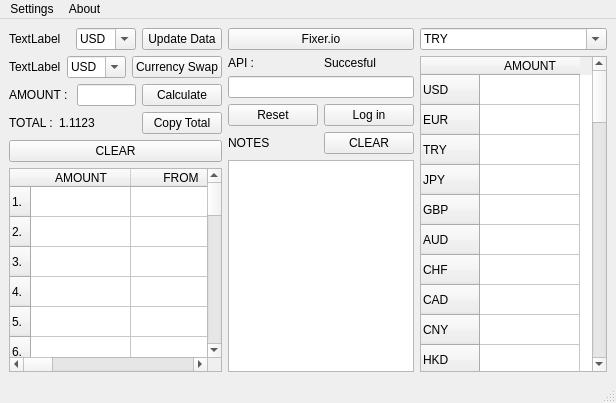
<?xml version="1.0" encoding="UTF-8"?>
<ui version="4.0">
 <class>MainWindow</class>
 <widget class="QMainWindow" name="MainWindow">
  <property name="geometry">
   <rect>
    <x>0</x>
    <y>0</y>
    <width>616</width>
    <height>403</height>
   </rect>
  </property>
  <property name="windowTitle">
   <string>MainWindow</string>
  </property>
  <widget class="QWidget" name="centralwidget">
   <layout class="QHBoxLayout" name="horizontalLayout_9">
    <item>
     <layout class="QHBoxLayout" name="horizontalLayout_6">
      <item>
       <layout class="QVBoxLayout" name="verticalLayout_3">
        <item>
         <layout class="QHBoxLayout" name="horizontalLayout">
          <item>
           <widget class="QLabel" name="label">
            <property name="text">
             <string>TextLabel</string>
            </property>
           </widget>
          </item>
          <item>
           <widget class="QComboBox" name="comboBox_4">
            <property name="styleSheet">
             <string notr="true">QComboBox QAbstractItemView {
    max-height: 300px; /* Açılır listenin yüksekliğini sınırlayın */
    width: 300px;      /* Genişliği ayarlayın (isteğe bağlı) */
}
</string>
            </property>
            <property name="editable">
             <bool>true</bool>
            </property>
            <property name="maxVisibleItems">
             <number>5</number>
            </property>
            <item>
             <property name="text">
              <string>USD</string>
             </property>
            </item>
            <item>
             <property name="text">
              <string>EUR</string>
             </property>
            </item>
            <item>
             <property name="text">
              <string>JPY</string>
             </property>
            </item>
            <item>
             <property name="text">
              <string>GBP</string>
             </property>
            </item>
            <item>
             <property name="text">
              <string>AUD</string>
             </property>
            </item>
            <item>
             <property name="text">
              <string>CAD</string>
             </property>
            </item>
            <item>
             <property name="text">
              <string>CHF</string>
             </property>
            </item>
            <item>
             <property name="text">
              <string>CNY</string>
             </property>
            </item>
            <item>
             <property name="text">
              <string>HKD</string>
             </property>
            </item>
            <item>
             <property name="text">
              <string>NZD</string>
             </property>
            </item>
            <item>
             <property name="text">
              <string>SEK</string>
             </property>
            </item>
            <item>
             <property name="text">
              <string>KRW</string>
             </property>
            </item>
            <item>
             <property name="text">
              <string>SGD</string>
             </property>
            </item>
            <item>
             <property name="text">
              <string>NOK</string>
             </property>
            </item>
            <item>
             <property name="text">
              <string>MXN</string>
             </property>
            </item>
            <item>
             <property name="text">
              <string>INR</string>
             </property>
            </item>
            <item>
             <property name="text">
              <string>RUB</string>
             </property>
            </item>
            <item>
             <property name="text">
              <string>ZAR</string>
             </property>
            </item>
            <item>
             <property name="text">
              <string>TRY</string>
             </property>
            </item>
            <item>
             <property name="text">
              <string>BRL</string>
             </property>
            </item>
            <item>
             <property name="text">
              <string>TWD</string>
             </property>
            </item>
            <item>
             <property name="text">
              <string>DKK</string>
             </property>
            </item>
            <item>
             <property name="text">
              <string>PLN</string>
             </property>
            </item>
            <item>
             <property name="text">
              <string>THB</string>
             </property>
            </item>
            <item>
             <property name="text">
              <string>IDR</string>
             </property>
            </item>
            <item>
             <property name="text">
              <string>HUF</string>
             </property>
            </item>
            <item>
             <property name="text">
              <string>CZK</string>
             </property>
            </item>
            <item>
             <property name="text">
              <string>ILS</string>
             </property>
            </item>
            <item>
             <property name="text">
              <string>CLP</string>
             </property>
            </item>
            <item>
             <property name="text">
              <string>PHP</string>
             </property>
            </item>
            <item>
             <property name="text">
              <string>AED</string>
             </property>
            </item>
            <item>
             <property name="text">
              <string>SAR</string>
             </property>
            </item>
            <item>
             <property name="text">
              <string>MYR</string>
             </property>
            </item>
            <item>
             <property name="text">
              <string>ARS</string>
             </property>
            </item>
            <item>
             <property name="text">
              <string>COP</string>
             </property>
            </item>
            <item>
             <property name="text">
              <string>PEN</string>
             </property>
            </item>
            <item>
             <property name="text">
              <string>VND</string>
             </property>
            </item>
            <item>
             <property name="text">
              <string>NGN</string>
             </property>
            </item>
            <item>
             <property name="text">
              <string>EGP</string>
             </property>
            </item>
            <item>
             <property name="text">
              <string>PKR</string>
             </property>
            </item>
            <item>
             <property name="text">
              <string>UAH</string>
             </property>
            </item>
            <item>
             <property name="text">
              <string>KWD</string>
             </property>
            </item>
            <item>
             <property name="text">
              <string>BDT</string>
             </property>
            </item>
            <item>
             <property name="text">
              <string>QAR</string>
             </property>
            </item>
            <item>
             <property name="text">
              <string>OMR</string>
             </property>
            </item>
            <item>
             <property name="text">
              <string>MAD</string>
             </property>
            </item>
            <item>
             <property name="text">
              <string>RON</string>
             </property>
            </item>
            <item>
             <property name="text">
              <string>BGN</string>
             </property>
            </item>
            <item>
             <property name="text">
              <string>DZD</string>
             </property>
            </item>
            <item>
             <property name="text">
              <string>JOD</string>
             </property>
            </item>
           </widget>
          </item>
          <item>
           <widget class="QPushButton" name="pushButton_4">
            <property name="text">
             <string>Update Data</string>
            </property>
           </widget>
          </item>
         </layout>
        </item>
        <item>
         <layout class="QHBoxLayout" name="horizontalLayout_2">
          <item>
           <widget class="QLabel" name="label_2">
            <property name="text">
             <string>TextLabel</string>
            </property>
           </widget>
          </item>
          <item>
           <widget class="QComboBox" name="comboBox_6">
            <property name="styleSheet">
             <string notr="true">QComboBox QAbstractItemView {
    max-height: 300px; /* Açılır listenin yüksekliğini sınırlayın */
    width: 300px;      /* Genişliği ayarlayın (isteğe bağlı) */
}
</string>
            </property>
            <property name="editable">
             <bool>true</bool>
            </property>
            <property name="maxVisibleItems">
             <number>5</number>
            </property>
            <item>
             <property name="text">
              <string>USD</string>
             </property>
            </item>
            <item>
             <property name="text">
              <string>EUR</string>
             </property>
            </item>
            <item>
             <property name="text">
              <string>JPY</string>
             </property>
            </item>
            <item>
             <property name="text">
              <string>GBP</string>
             </property>
            </item>
            <item>
             <property name="text">
              <string>AUD</string>
             </property>
            </item>
            <item>
             <property name="text">
              <string>CAD</string>
             </property>
            </item>
            <item>
             <property name="text">
              <string>CHF</string>
             </property>
            </item>
            <item>
             <property name="text">
              <string>CNY</string>
             </property>
            </item>
            <item>
             <property name="text">
              <string>HKD</string>
             </property>
            </item>
            <item>
             <property name="text">
              <string>NZD</string>
             </property>
            </item>
            <item>
             <property name="text">
              <string>SEK</string>
             </property>
            </item>
            <item>
             <property name="text">
              <string>KRW</string>
             </property>
            </item>
            <item>
             <property name="text">
              <string>SGD</string>
             </property>
            </item>
            <item>
             <property name="text">
              <string>NOK</string>
             </property>
            </item>
            <item>
             <property name="text">
              <string>MXN</string>
             </property>
            </item>
            <item>
             <property name="text">
              <string>INR</string>
             </property>
            </item>
            <item>
             <property name="text">
              <string>RUB</string>
             </property>
            </item>
            <item>
             <property name="text">
              <string>ZAR</string>
             </property>
            </item>
            <item>
             <property name="text">
              <string>TRY</string>
             </property>
            </item>
            <item>
             <property name="text">
              <string>BRL</string>
             </property>
            </item>
            <item>
             <property name="text">
              <string>TWD</string>
             </property>
            </item>
            <item>
             <property name="text">
              <string>DKK</string>
             </property>
            </item>
            <item>
             <property name="text">
              <string>PLN</string>
             </property>
            </item>
            <item>
             <property name="text">
              <string>THB</string>
             </property>
            </item>
            <item>
             <property name="text">
              <string>IDR</string>
             </property>
            </item>
            <item>
             <property name="text">
              <string>HUF</string>
             </property>
            </item>
            <item>
             <property name="text">
              <string>CZK</string>
             </property>
            </item>
            <item>
             <property name="text">
              <string>ILS</string>
             </property>
            </item>
            <item>
             <property name="text">
              <string>CLP</string>
             </property>
            </item>
            <item>
             <property name="text">
              <string>PHP</string>
             </property>
            </item>
            <item>
             <property name="text">
              <string>AED</string>
             </property>
            </item>
            <item>
             <property name="text">
              <string>SAR</string>
             </property>
            </item>
            <item>
             <property name="text">
              <string>MYR</string>
             </property>
            </item>
            <item>
             <property name="text">
              <string>ARS</string>
             </property>
            </item>
            <item>
             <property name="text">
              <string>COP</string>
             </property>
            </item>
            <item>
             <property name="text">
              <string>PEN</string>
             </property>
            </item>
            <item>
             <property name="text">
              <string>VND</string>
             </property>
            </item>
            <item>
             <property name="text">
              <string>NGN</string>
             </property>
            </item>
            <item>
             <property name="text">
              <string>EGP</string>
             </property>
            </item>
            <item>
             <property name="text">
              <string>PKR</string>
             </property>
            </item>
            <item>
             <property name="text">
              <string>UAH</string>
             </property>
            </item>
            <item>
             <property name="text">
              <string>KWD</string>
             </property>
            </item>
            <item>
             <property name="text">
              <string>BDT</string>
             </property>
            </item>
            <item>
             <property name="text">
              <string>QAR</string>
             </property>
            </item>
            <item>
             <property name="text">
              <string>OMR</string>
             </property>
            </item>
            <item>
             <property name="text">
              <string>MAD</string>
             </property>
            </item>
            <item>
             <property name="text">
              <string>RON</string>
             </property>
            </item>
            <item>
             <property name="text">
              <string>BGN</string>
             </property>
            </item>
            <item>
             <property name="text">
              <string>DZD</string>
             </property>
            </item>
            <item>
             <property name="text">
              <string>JOD</string>
             </property>
            </item>
           </widget>
          </item>
          <item>
           <widget class="QPushButton" name="pushButton_3">
            <property name="text">
             <string>Currency Swap</string>
            </property>
           </widget>
          </item>
         </layout>
        </item>
        <item>
         <layout class="QHBoxLayout" name="horizontalLayout_3">
          <item>
           <widget class="QLabel" name="label_3">
            <property name="text">
             <string>AMOUNT : </string>
            </property>
           </widget>
          </item>
          <item>
           <widget class="QLineEdit" name="lineEdit"/>
          </item>
          <item>
           <widget class="QPushButton" name="pushButton_8">
            <property name="text">
             <string>Calculate</string>
            </property>
           </widget>
          </item>
         </layout>
        </item>
        <item>
         <layout class="QHBoxLayout" name="horizontalLayout_4">
          <item>
           <widget class="QLabel" name="label_5">
            <property name="text">
             <string>TOTAL :</string>
            </property>
           </widget>
          </item>
          <item>
           <widget class="QLabel" name="label_4">
            <property name="text">
             <string>1.1123</string>
            </property>
           </widget>
          </item>
          <item>
           <spacer name="horizontalSpacer">
            <property name="orientation">
             <enum>Qt::Horizontal</enum>
            </property>
            <property name="sizeHint" stdset="0">
             <size>
              <width>40</width>
              <height>20</height>
             </size>
            </property>
           </spacer>
          </item>
          <item>
           <widget class="QPushButton" name="pushButton_2">
            <property name="text">
             <string>Copy Total</string>
            </property>
           </widget>
          </item>
         </layout>
        </item>
        <item>
         <widget class="QPushButton" name="pushButton">
          <property name="text">
           <string>CLEAR</string>
          </property>
         </widget>
        </item>
        <item>
         <widget class="QTableWidget" name="tableWidget_2">
          <row>
           <property name="text">
            <string>1.</string>
           </property>
          </row>
          <row>
           <property name="text">
            <string>2.</string>
           </property>
          </row>
          <row>
           <property name="text">
            <string>3.</string>
           </property>
          </row>
          <row>
           <property name="text">
            <string>4.</string>
           </property>
          </row>
          <row>
           <property name="text">
            <string>5.</string>
           </property>
          </row>
          <row>
           <property name="text">
            <string>6.</string>
           </property>
          </row>
          <row>
           <property name="text">
            <string>7.</string>
           </property>
          </row>
          <row>
           <property name="text">
            <string>8.</string>
           </property>
          </row>
          <row>
           <property name="text">
            <string>9.</string>
           </property>
          </row>
          <row>
           <property name="text">
            <string>10.</string>
           </property>
          </row>
          <row>
           <property name="text">
            <string>11.</string>
           </property>
          </row>
          <row>
           <property name="text">
            <string>12.</string>
           </property>
          </row>
          <row>
           <property name="text">
            <string>13.</string>
           </property>
          </row>
          <row>
           <property name="text">
            <string>14.</string>
           </property>
          </row>
          <row>
           <property name="text">
            <string>15.</string>
           </property>
          </row>
          <row>
           <property name="text">
            <string>16.</string>
           </property>
          </row>
          <row>
           <property name="text">
            <string>17.</string>
           </property>
          </row>
          <row>
           <property name="text">
            <string>18.</string>
           </property>
          </row>
          <row>
           <property name="text">
            <string>19.</string>
           </property>
          </row>
          <row>
           <property name="text">
            <string>20.</string>
           </property>
          </row>
          <row>
           <property name="text">
            <string>21.</string>
           </property>
          </row>
          <row>
           <property name="text">
            <string>22.</string>
           </property>
          </row>
          <row>
           <property name="text">
            <string>23.</string>
           </property>
          </row>
          <row>
           <property name="text">
            <string>24.</string>
           </property>
          </row>
          <row>
           <property name="text">
            <string>25.</string>
           </property>
          </row>
          <column>
           <property name="text">
            <string>AMOUNT</string>
           </property>
          </column>
          <column>
           <property name="text">
            <string>FROM</string>
           </property>
          </column>
          <column>
           <property name="text">
            <string>TO</string>
           </property>
          </column>
          <column>
           <property name="text">
            <string>DAY</string>
           </property>
          </column>
          <column>
           <property name="text">
            <string>MONTH / YEAR</string>
           </property>
          </column>
          <column>
           <property name="text">
            <string>HOUR</string>
           </property>
          </column>
         </widget>
        </item>
       </layout>
      </item>
      <item>
       <layout class="QVBoxLayout" name="verticalLayout">
        <item>
         <widget class="QPushButton" name="pushButton_5">
          <property name="text">
           <string>Fixer.io</string>
          </property>
         </widget>
        </item>
        <item>
         <layout class="QHBoxLayout" name="horizontalLayout_8">
          <item>
           <widget class="QLabel" name="label_6">
            <property name="text">
             <string>API : </string>
            </property>
           </widget>
          </item>
          <item>
           <widget class="QLabel" name="label_7">
            <property name="text">
             <string>Succesful</string>
            </property>
           </widget>
          </item>
         </layout>
        </item>
        <item>
         <widget class="QLineEdit" name="lineEdit_2">
          <property name="text">
           <string/>
          </property>
          <property name="echoMode">
           <enum>QLineEdit::Password</enum>
          </property>
         </widget>
        </item>
        <item>
         <layout class="QHBoxLayout" name="horizontalLayout_7">
          <item>
           <widget class="QPushButton" name="pushButton_7">
            <property name="text">
             <string>Reset</string>
            </property>
           </widget>
          </item>
          <item>
           <widget class="QPushButton" name="pushButton_6">
            <property name="text">
             <string>Log in</string>
            </property>
           </widget>
          </item>
         </layout>
        </item>
        <item>
         <layout class="QHBoxLayout" name="horizontalLayout_5">
          <item>
           <widget class="QLabel" name="label_8">
            <property name="text">
             <string>NOTES </string>
            </property>
           </widget>
          </item>
          <item>
           <widget class="QPushButton" name="pushButton_9">
            <property name="text">
             <string>CLEAR</string>
            </property>
           </widget>
          </item>
         </layout>
        </item>
        <item>
         <widget class="QTextEdit" name="textEdit"/>
        </item>
       </layout>
      </item>
      <item>
       <layout class="QVBoxLayout" name="verticalLayout_2">
        <item>
         <widget class="QComboBox" name="comboBox_5">
          <property name="styleSheet">
           <string notr="true">QComboBox QAbstractItemView {
    max-height: 300px; /* Açılır listenin yüksekliğini sınırlayın */
    width: 300px;      /* Genişliği ayarlayın (isteğe bağlı) */
}
</string>
          </property>
          <property name="editable">
           <bool>true</bool>
          </property>
          <property name="maxVisibleItems">
           <number>5</number>
          </property>
          <item>
           <property name="text">
            <string>TRY</string>
           </property>
          </item>
          <item>
           <property name="text">
            <string>USD</string>
           </property>
          </item>
          <item>
           <property name="text">
            <string>EUR</string>
           </property>
          </item>
          <item>
           <property name="text">
            <string>JPY</string>
           </property>
          </item>
          <item>
           <property name="text">
            <string>GBP</string>
           </property>
          </item>
          <item>
           <property name="text">
            <string>AUD</string>
           </property>
          </item>
          <item>
           <property name="text">
            <string>CAD</string>
           </property>
          </item>
          <item>
           <property name="text">
            <string>CHF</string>
           </property>
          </item>
          <item>
           <property name="text">
            <string>CNY</string>
           </property>
          </item>
          <item>
           <property name="text">
            <string>HKD</string>
           </property>
          </item>
          <item>
           <property name="text">
            <string>NZD</string>
           </property>
          </item>
          <item>
           <property name="text">
            <string>SEK</string>
           </property>
          </item>
          <item>
           <property name="text">
            <string>KRW</string>
           </property>
          </item>
          <item>
           <property name="text">
            <string>SGD</string>
           </property>
          </item>
          <item>
           <property name="text">
            <string>NOK</string>
           </property>
          </item>
          <item>
           <property name="text">
            <string>MXN</string>
           </property>
          </item>
          <item>
           <property name="text">
            <string>INR</string>
           </property>
          </item>
          <item>
           <property name="text">
            <string>RUB</string>
           </property>
          </item>
          <item>
           <property name="text">
            <string>ZAR</string>
           </property>
          </item>
          <item>
           <property name="text">
            <string>BRL</string>
           </property>
          </item>
          <item>
           <property name="text">
            <string>TWD</string>
           </property>
          </item>
          <item>
           <property name="text">
            <string>DKK</string>
           </property>
          </item>
          <item>
           <property name="text">
            <string>PLN</string>
           </property>
          </item>
          <item>
           <property name="text">
            <string>THB</string>
           </property>
          </item>
          <item>
           <property name="text">
            <string>IDR</string>
           </property>
          </item>
          <item>
           <property name="text">
            <string>HUF</string>
           </property>
          </item>
          <item>
           <property name="text">
            <string>CZK</string>
           </property>
          </item>
          <item>
           <property name="text">
            <string>ILS</string>
           </property>
          </item>
          <item>
           <property name="text">
            <string>CLP</string>
           </property>
          </item>
          <item>
           <property name="text">
            <string>PHP</string>
           </property>
          </item>
          <item>
           <property name="text">
            <string>AED</string>
           </property>
          </item>
          <item>
           <property name="text">
            <string>SAR</string>
           </property>
          </item>
          <item>
           <property name="text">
            <string>MYR</string>
           </property>
          </item>
          <item>
           <property name="text">
            <string>ARS</string>
           </property>
          </item>
          <item>
           <property name="text">
            <string>COP</string>
           </property>
          </item>
          <item>
           <property name="text">
            <string>PEN</string>
           </property>
          </item>
          <item>
           <property name="text">
            <string>VND</string>
           </property>
          </item>
          <item>
           <property name="text">
            <string>NGN</string>
           </property>
          </item>
          <item>
           <property name="text">
            <string>EGP</string>
           </property>
          </item>
          <item>
           <property name="text">
            <string>PKR</string>
           </property>
          </item>
          <item>
           <property name="text">
            <string>UAH</string>
           </property>
          </item>
          <item>
           <property name="text">
            <string>KWD</string>
           </property>
          </item>
          <item>
           <property name="text">
            <string>BDT</string>
           </property>
          </item>
          <item>
           <property name="text">
            <string>QAR</string>
           </property>
          </item>
          <item>
           <property name="text">
            <string>OMR</string>
           </property>
          </item>
          <item>
           <property name="text">
            <string>MAD</string>
           </property>
          </item>
          <item>
           <property name="text">
            <string>RON</string>
           </property>
          </item>
          <item>
           <property name="text">
            <string>BGN</string>
           </property>
          </item>
          <item>
           <property name="text">
            <string>DZD</string>
           </property>
          </item>
          <item>
           <property name="text">
            <string>JOD</string>
           </property>
          </item>
         </widget>
        </item>
        <item alignment="Qt::AlignHCenter">
         <widget class="QTableWidget" name="tableWidget">
          <row>
           <property name="text">
            <string>USD</string>
           </property>
          </row>
          <row>
           <property name="text">
            <string>EUR</string>
           </property>
          </row>
          <row>
           <property name="text">
            <string>TRY</string>
           </property>
          </row>
          <row>
           <property name="text">
            <string>JPY</string>
           </property>
          </row>
          <row>
           <property name="text">
            <string>GBP</string>
           </property>
          </row>
          <row>
           <property name="text">
            <string>AUD</string>
           </property>
          </row>
          <row>
           <property name="text">
            <string>CHF</string>
           </property>
          </row>
          <row>
           <property name="text">
            <string>CAD</string>
           </property>
          </row>
          <row>
           <property name="text">
            <string>CNY</string>
           </property>
          </row>
          <row>
           <property name="text">
            <string>HKD</string>
           </property>
          </row>
          <row>
           <property name="text">
            <string>NZD</string>
           </property>
          </row>
          <row>
           <property name="text">
            <string>SEK</string>
           </property>
          </row>
          <row>
           <property name="text">
            <string>KRW</string>
           </property>
          </row>
          <row>
           <property name="text">
            <string>New Row</string>
           </property>
          </row>
          <row>
           <property name="text">
            <string>SGD</string>
           </property>
          </row>
          <row>
           <property name="text">
            <string>MXN</string>
           </property>
          </row>
          <row>
           <property name="text">
            <string>INR</string>
           </property>
          </row>
          <row>
           <property name="text">
            <string>RUB</string>
           </property>
          </row>
          <row>
           <property name="text">
            <string>ZAR</string>
           </property>
          </row>
          <row>
           <property name="text">
            <string>BRL</string>
           </property>
          </row>
          <row>
           <property name="text">
            <string>TWD</string>
           </property>
          </row>
          <row>
           <property name="text">
            <string>DKK</string>
           </property>
          </row>
          <row>
           <property name="text">
            <string>PLN</string>
           </property>
          </row>
          <row>
           <property name="text">
            <string>THB</string>
           </property>
          </row>
          <row>
           <property name="text">
            <string>IDR</string>
           </property>
          </row>
          <row>
           <property name="text">
            <string>HUF</string>
           </property>
          </row>
          <row>
           <property name="text">
            <string>CZK</string>
           </property>
          </row>
          <row>
           <property name="text">
            <string>ILS</string>
           </property>
          </row>
          <row>
           <property name="text">
            <string>CLP</string>
           </property>
          </row>
          <row>
           <property name="text">
            <string>PHP</string>
           </property>
          </row>
          <row>
           <property name="text">
            <string>AED</string>
           </property>
          </row>
          <row>
           <property name="text">
            <string>SAR</string>
           </property>
          </row>
          <row>
           <property name="text">
            <string>MYR</string>
           </property>
          </row>
          <row>
           <property name="text">
            <string>ARS</string>
           </property>
          </row>
          <row>
           <property name="text">
            <string>COP</string>
           </property>
          </row>
          <row>
           <property name="text">
            <string>PEN</string>
           </property>
          </row>
          <row>
           <property name="text">
            <string>VND</string>
           </property>
          </row>
          <row>
           <property name="text">
            <string>NGN</string>
           </property>
          </row>
          <row>
           <property name="text">
            <string>EGP</string>
           </property>
          </row>
          <row>
           <property name="text">
            <string>PKR</string>
           </property>
          </row>
          <row>
           <property name="text">
            <string>New Row</string>
           </property>
          </row>
          <row>
           <property name="text">
            <string>KWD</string>
           </property>
          </row>
          <row>
           <property name="text">
            <string>BDT</string>
           </property>
          </row>
          <row>
           <property name="text">
            <string>QAR</string>
           </property>
          </row>
          <row>
           <property name="text">
            <string>OMR</string>
           </property>
          </row>
          <row>
           <property name="text">
            <string>MAD</string>
           </property>
          </row>
          <row>
           <property name="text">
            <string>RON</string>
           </property>
          </row>
          <row>
           <property name="text">
            <string>BGN</string>
           </property>
          </row>
          <row>
           <property name="text">
            <string>DZD</string>
           </property>
          </row>
          <row>
           <property name="text">
            <string>JOD</string>
           </property>
          </row>
          <column>
           <property name="text">
            <string>AMOUNT</string>
           </property>
          </column>
         </widget>
        </item>
       </layout>
      </item>
     </layout>
    </item>
   </layout>
  </widget>
  <widget class="QMenuBar" name="menubar">
   <property name="geometry">
    <rect>
     <x>0</x>
     <y>0</y>
     <width>616</width>
     <height>22</height>
    </rect>
   </property>
   <widget class="QMenu" name="menuSettings">
    <property name="title">
     <string>Settings</string>
    </property>
    <widget class="QMenu" name="menuTheme">
     <property name="title">
      <string>Theme</string>
     </property>
     <addaction name="actionDark_Theme"/>
     <addaction name="actionDefault_Theme"/>
    </widget>
    <addaction name="menuTheme"/>
   </widget>
   <widget class="QMenu" name="menuAbout">
    <property name="title">
     <string>About</string>
    </property>
    <addaction name="actionDevrim_Tun_er"/>
    <addaction name="actionGithub"/>
   </widget>
   <addaction name="menuSettings"/>
   <addaction name="menuAbout"/>
  </widget>
  <widget class="QStatusBar" name="statusbar"/>
  <action name="actionDark_Theme">
   <property name="text">
    <string>Dark Theme</string>
   </property>
  </action>
  <action name="actionDefault_Theme">
   <property name="text">
    <string>Default Theme</string>
   </property>
  </action>
  <action name="actionFixer_io">
   <property name="text">
    <string>Fixer.io</string>
   </property>
  </action>
  <action name="actionAPI">
   <property name="text">
    <string>API</string>
   </property>
  </action>
  <action name="actionDevrim_Tun_er">
   <property name="text">
    <string>Devrim Tunçer</string>
   </property>
  </action>
  <action name="actionGithub">
   <property name="text">
    <string>Github</string>
   </property>
  </action>
 </widget>
 <resources/>
 <connections/>
</ui>
